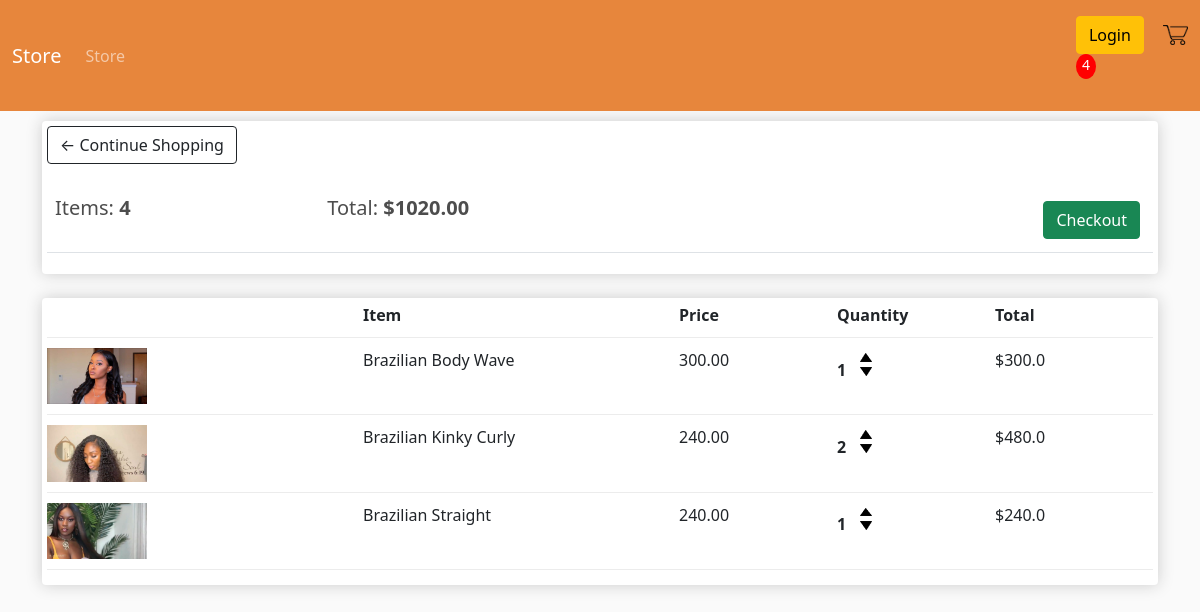
The page /cart/ (signed in) on the database as committed earlier.
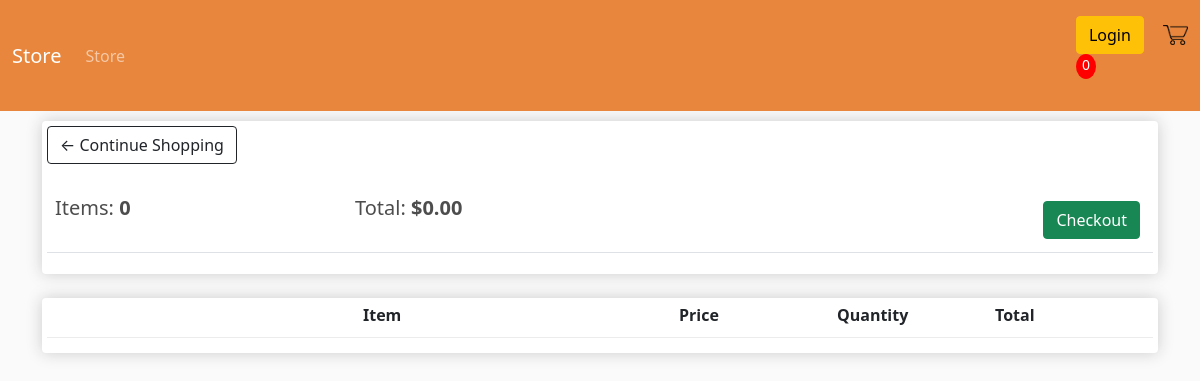
The same page on the database as committed later.
### store/models.py (models this page shows, shortened)
class Order(models.Model):                      #cart
    customer = models.ForeignKey(Customer, on_delete = models.SET_NULL, null=True, blank=True)
    date_ordered= models.DateTimeField(auto_now_add=True)
    complete = models.BooleanField(default= False)
    transaction_id= models.CharField(max_length=100, null=True)
    @property
    def get_cart_total(self):
        orderitems = self.orderitem_set.all()   #loop to get the order total of each item in cart ans sum them
        total = sum([item.get_total for item in orderitems])
        return total
    @property
    def get_cart_items(self):                       #loop to get the total quantity in cart
        orderitems = self.orderitem_set.all()
        total = sum([item.quantity for item in orderitems])
        return total

class OrderItem(models.Model):          # an item in cart
    product = models.ForeignKey(Product, on_delete=models.SET_NULL, null=True, blank=True)
    order = models.ForeignKey(Order, on_delete=models.SET_NULL, null=True, blank=True)
    quantity = models.IntegerField(default=0, null=True, blank=True)
    date_added = models.DateTimeField(auto_now_add=True)
    @property
    def get_total(self):        #calc to get to total price for a item in car
        total = self.product.price * self.quantity
        return total

class Product(models.Model):
    name = models.CharField(max_length= 200, null= True)
    price = models.FloatField()
    digital = models.BooleanField(default=False, null=True, blank=True)
    image = models.ImageField(null=True, blank=True)
    @property
    def imageUrl(self):
        try:
            url= self.image.url
        except:
            url=''
        return url

### store/views.py (the view, shortened to what this page needs)
# urls.py: path('cart/', views.cart, name="cart"),
def cart(request):
	if request.user.is_authenticated:
		customer = request.user.customer		#
		order, created = Order.objects.get_or_create(customer=customer, complete=False)
		items = order.orderitem_set.all()		#quering and odject or creating one
		cartItems = order.get_cart_items
	context = {'items': items, 'order': order, 'cartItems':cartItems}
	return render(request, 'store/cart.html', context)

### store/templates/store/cart.html
{% extends 'store/main.html'%}
{%load static%}
{% block content %}
    <div class="row">
      <div class="col-lg-12">
        <div class="box-element">
          <a class= "btn btn-outline-dark" href="{% url 'store'%}">&#8592; Continue Shopping</a>
          <br>
          <br>
          <table class="table">
            <tr>
              <th><h5>Items: <strong>{{order.get_cart_items}}</strong></h5></th>
              <th><h5>Total: <strong>${{order.get_cart_total|floatformat:2}}</strong></h5></th>
              <th> <a style="float:right; margin:5px" class="btn btn-success" href="{% url 'checkout'%}"> Checkout </a></th>
            </tr>
          </table>
        </div>
        <br>
        <div class="box-element">
            <div class="cart-row">
                <div style=flex:2></div>
                <div style=flex:2> <strong> Item </strong></div>
                <div style=flex:1> <strong> Price </strong></div>
                <div style=flex:1> <strong> Quantity </strong></div>
                <div style=flex:1> <strong> Total </strong></div>
            </div>
            {% for item in items %}
            <div class="cart-row">
                <div style=flex:2> <img class="row-image" src="{{ item.product.imageUrl}}" alt=""></div>
                <div style=flex:2>{{item.product.name}}</div>
                  <div style=flex:1>{{item.product.price|floatformat:2}}</div>
                    <div style=flex:1>
                      <p class ="quantity"> {{item.quantity}} </p>
                        <div class="quantity">
                          <img data-product="{{item.product.id}}" data-action="add" class="chg-quantity update-cart" src="{% static 'images/arrow-up.png'%}">
                          <img data-product="{{item.product.id}}" data-action="remove" class="chg-quantity update-cart" src="{% static 'images/arrow-down.png'%}" >
                        </div>
                    </div>
                  <div style=flex:1>${{item.get_total}}</div>
            </div>
            {% endfor%}
      </div>
    </div>
{% endblock content%}

### store/templates/store/main.html (shortened to what this page needs)
<!DOCTYPE html>
{%load static%}
<html lang="en" dir="ltr">
  <head>
    <link href="https://cdn.jsdelivr.net/npm/bootstrap@5.0.0-beta2/dist/css/bootstrap.min.css" rel="stylesheet">
    <link rel="stylesheet"  type = 'text/css' href="{% static 'css/main.css'%}">
  </head>
  <body>
    <nav class="navbar navbar-expand-lg navbar-dark bg-dark">
      <div class="container-fluid">
      <a class="navbar-brand" href="{% url 'store' %}"> Store </a>
          <div class="collapse navbar-collapse" id="navbarSupportedContent">
          <ul class="navbar-nav me-auto mb-2 mb-lg-0">
          <li class="nav-item active">
          <a class="nav-link" href="{% url 'store' %}">Store </a>
          </li>
          </ul>
          <div class="d-inline my-2 mr-sm-0">
            <a href="{% url 'login' %}"  class="btn btn-warning">Login</a>
            <a href="{% url 'cart' %}">
            <img  id="cart-icon" src="{% static 'images/cart.png' %}"></a>
            <p id="cart-total">{{cartItems}}</p>
          </div>
          </div>
        </div>
    </nav>
    <div class= "container">
      {% block content%}
      {% endblock content%}
    </div>
  </body>
</html>

### store/static/css/main.css (style rules this page uses)
body { background-color: hsl(0, 0%, 98%); }
h1,h2,h3,h4,h5,h6 { color:hsl(0, 0%, 30%); }
.box-element { box-shadow:hsl(0, 0%, 80%) 0 0 16px; background-color: #fff; border-radius: 4px; padding: 5px; }
.bg-dark { background-color: #e7863c!important; }
#cart-icon { width:25px; display: inline-block; margin-left: 15px; }
#cart-total { display: block; text-align: center; color:#fff; background-color: red; width: 20px; height: 25px; border-radius: 50%; font-size: 14px; }
.col-lg-4, .col-lg-6, .col-lg-8, .col-lg-12 { margin-top: 10px; }
.btn { border-radius: 10; }
.cart-row { display: flex; align-items: flex-stretch; padding-bottom: 10px; margin-bottom: 10px; border-bottom: 1px solid #ececec; }

Rows that differ between the two databases and show on the page:
removed Order: get_cart_items "4", get_cart_total "1020.00"
no longer on this page (row edited): OrderItem: product.imageUrl (picture), product.name "Brazilian Body Wave", product.price "300.00", quantity "1", get_total "300.0"
no longer on this page (row edited): OrderItem: product.imageUrl (picture), product.name "Brazilian Kinky Curly", product.price "240.00", quantity "2", get_total "480.0"
no longer on this page (row edited): OrderItem: product.imageUrl (picture), product.name "Brazilian Straight", product.price "240.00", quantity "1", get_total "240.0"
added Order: get_cart_items "0", get_cart_total "0.00"
Other text that changed with them:
{{ cartItems }}: "4" → "0"
